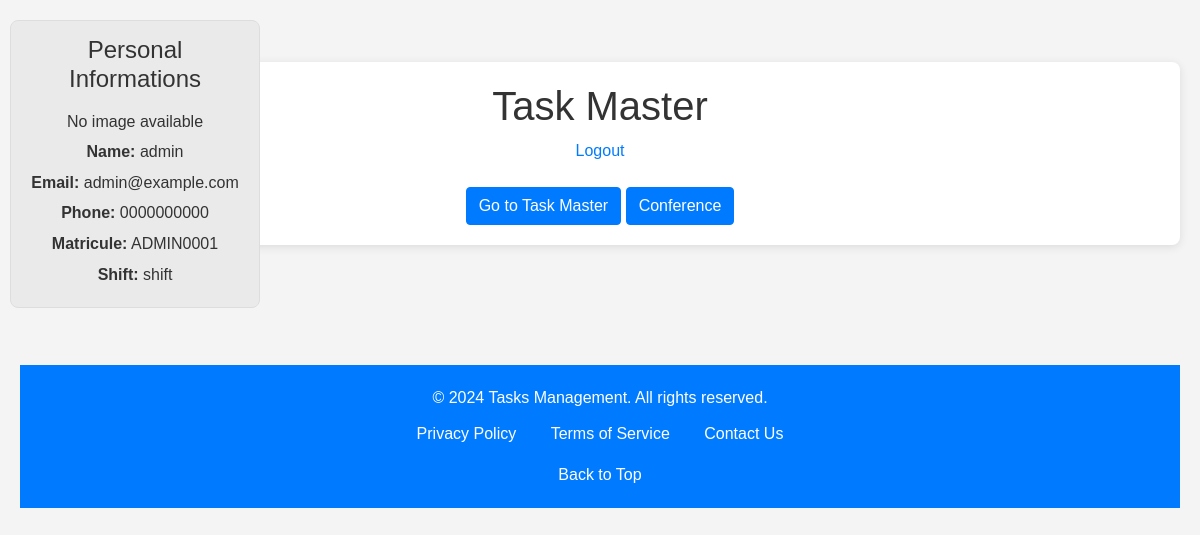
The app's page /index (signed in) with its own data.
### app/models.py (models this page shows, shortened)
class User(db.Model, UserMixin):
    id = db.Column(db.Integer, primary_key=True)
    username = db.Column(db.String(150), unique=True, nullable=False)
    email = db.Column(db.String(150), unique=True, nullable=False)
    matricule = db.Column(db.String(15), unique=True, nullable=False)
    fonction = db.Column(db.String(150), nullable=False)
    prenom = db.Column(db.String(150), nullable=False)
    shift = db.Column(db.String(150), nullable=False)
    phone = db.Column(db.String(15), unique=True, nullable=False)
    profile_image = db.Column(db.String(150), nullable=True)
    password = db.Column(db.String(200), nullable=False)
    is_admin = db.Column(db.Boolean, default=False)
    is_super_admin = db.Column(db.Boolean, default=False)  # New field
    last_update = db.Column(db.DateTime, default=datetime.utcnow)
    is_approved = db.Column(db.Boolean, default=False)
    tasks = db.relationship('Todo', backref='user',
                            lazy=True, cascade="all, delete-orphan")
    is_pending = db.Column(db.Boolean, default=True)

### app/routes/main.py (the view)
@bp.route('/index')
@login_required  # Ensure the user is logged in
def index():
    return render_template('index.html', user=current_user)

### app/__init__.py (called while the page is built)
def create_app():
    app = Flask(__name__, instance_relative_config=True)
    app.config.from_object(Config)
    db.init_app(app)
    migrate = Migrate(app, db)
    login_manager.init_app(app)
    from .routes.auth import bp as auth_bp
    from .routes.admin import bp as admin_bp
    from .routes.main import bp as main_bp
    from .routes.tasks import bp as tasks_bp
    from .routes.user import bp as user_bp
    app.register_blueprint(auth_bp)
    app.register_blueprint(admin_bp)
    app.register_blueprint(main_bp)
    app.register_blueprint(tasks_bp)
    app.register_blueprint(user_bp)
    from .models import User
    @login_manager.user_loader
    def load_user(user_id):
        return User.query.get(int(user_id))
    with app.app_context():
        db.create_all()  # Create the tables
    return app

### app/templates/index.html (shortened to what this page needs)
{% extends 'base.html' %}
{% block head %}
<link href="https://stackpath.bootstrapcdn.com/bootstrap/4.5.2/css/bootstrap.min.css" rel="stylesheet">
<link rel="stylesheet" href="{{ url_for('static', filename='css/index.css') }}">
{% endblock %}
{% block body %}
<div class="content">
    <div class="user-info">
        <h2>Personal Informations</h2>
        {% if user.profile_image %}
        <img src="{{ url_for('static', filename='uploads/' ~ user.profile_image) }}" alt="User Image">
        {% else %}
        <p>No image available</p>
        {% endif %}
        <p><strong>Name:</strong> {{ user.username }}</p>
        <p><strong>Email:</strong> {{ user.email }}</p>
        <p><strong>Phone:</strong> {{ user.phone }}</p>
        <p><strong>Matricule:</strong> {{ user.matricule }}</p>
        <p><strong>Shift:</strong> {{ user.shift }}</p>
    </div>
    <h1 style="text-align: center">Task Master</h1>
    {% if current_user.is_authenticated %}
    <p style="text-align: center">
        <a href="{{ url_for('auth.logout') }}">Logout</a>
    </p>
    {% endif %}
    <div class="text-center mt-4">
        <a href="{{ url_for('main.task_master') }}" class="btn btn-primary">Go to Task Master</a>
        <a href="{{ url_for('admin.conference') }}" class="btn btn-primary">Conference</a>
    </div>
</div>
{% endblock %}

### app/static/css/main.css (style rules this page uses)
body, html { margin: 0; font-family: sans-serif; }
* { box-sizing: border-box; }
.content { margin: 0 auto; width: 100%; max-width: 1200px; padding: 20px; box-sizing: border-box; overflow: hidden; overflow-x: auto; }
.user-info { position: absolute; top: 10px; left: 10px; background-color: #f9f9f9; border: 1px solid #ddd; padding: 10px; border-radius: 5px; }

### app/static/css/index.css (style rules this page uses)
* { margin: 0; padding: 0; box-sizing: border-box; }
body { font-family: Arial, sans-serif; line-height: 1.6; background-color: #f4f4f4; color: #333; padding: 20px; }
.content { max-width: 1200px; margin: 0 auto; padding: 20px; background: #fff; border-radius: 8px; box-shadow: 0 2px 10px rgba(0, 0, 0, 0.1); }
.user-info { background-color: #eaeaea; padding: 15px; border-radius: 8px; margin-bottom: 20px; position: fixed; top: 20px; right: 20px; width: 250px; text-align: center; z-index: 100; }
.user-info h2 { margin-bottom: 15px; font-size: 24px; }
.user-info p { margin: 5px 0; text-align: center; }

### records on screen
User: username "admin", email "admin@example.com", phone "0000000000", matricule "ADMIN0001", shift "shift"
